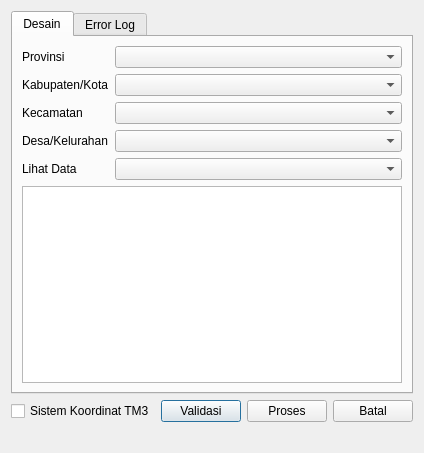
<?xml version="1.0" encoding="UTF-8"?>
<ui version="4.0">
 <class>Dialog</class>
 <widget class="QDialog" name="Dialog">
  <property name="geometry">
   <rect>
    <x>0</x>
    <y>0</y>
    <width>400</width>
    <height>453</height>
   </rect>
  </property>
  <property name="windowTitle">
   <string>Desain Gambar Denah</string>
  </property>
  <layout class="QVBoxLayout" name="verticalLayout_4">
   <item>
    <layout class="QGridLayout" name="gridLayout">
     <item row="0" column="0">
      <widget class="QTabWidget" name="tabWidget">
       <property name="currentIndex">
        <number>0</number>
       </property>
       <widget class="QWidget" name="tab_desain">
        <attribute name="title">
         <string>Desain</string>
        </attribute>
        <layout class="QVBoxLayout" name="verticalLayout_3">
         <item>
          <layout class="QVBoxLayout" name="verticalLayout">
           <item>
            <layout class="QFormLayout" name="formLayout">
             <item row="0" column="0">
              <widget class="QLabel" name="label_provinsi">
               <property name="text">
                <string>Provinsi</string>
               </property>
              </widget>
             </item>
             <item row="0" column="1">
              <widget class="QComboBox" name="cmb_propinsi"/>
             </item>
             <item row="1" column="0">
              <widget class="QLabel" name="label_kabupaten">
               <property name="text">
                <string>Kabupaten/Kota</string>
               </property>
              </widget>
             </item>
             <item row="1" column="1">
              <widget class="QComboBox" name="cmb_kabupaten"/>
             </item>
             <item row="2" column="0">
              <widget class="QLabel" name="label_kecamatan">
               <property name="text">
                <string>Kecamatan</string>
               </property>
              </widget>
             </item>
             <item row="2" column="1">
              <widget class="QComboBox" name="cmb_kecamatan"/>
             </item>
             <item row="3" column="0">
              <widget class="QLabel" name="label_kelurahan">
               <property name="text">
                <string>Desa/Kelurahan</string>
               </property>
              </widget>
             </item>
             <item row="3" column="1">
              <widget class="QComboBox" name="cmb_desa"/>
             </item>
             <item row="4" column="0">
              <widget class="QLabel" name="label_5">
               <property name="text">
                <string>Lihat Data</string>
               </property>
              </widget>
             </item>
             <item row="4" column="1">
              <widget class="QComboBox" name="cmb_lihat_data"/>
             </item>
            </layout>
           </item>
           <item>
            <widget class="QTableWidget" name="dgv_GambarDenah"/>
           </item>
          </layout>
         </item>
        </layout>
       </widget>
       <widget class="QWidget" name="tab_error">
        <attribute name="title">
         <string>Error Log</string>
        </attribute>
        <layout class="QVBoxLayout" name="verticalLayout_2">
         <item>
          <layout class="QGridLayout" name="gridLayout_3">
           <item row="0" column="0">
            <widget class="QTextEdit" name="error_log"/>
           </item>
          </layout>
         </item>
        </layout>
       </widget>
      </widget>
     </item>
    </layout>
   </item>
   <item>
    <layout class="QHBoxLayout" name="horizontalLayout">
     <item>
      <widget class="QCheckBox" name="check_reset_di302">
       <property name="text">
        <string>Sistem Koordinat TM3</string>
       </property>
      </widget>
     </item>
     <item>
      <widget class="QPushButton" name="btn_validasi">
       <property name="text">
        <string>Validasi</string>
       </property>
      </widget>
     </item>
     <item>
      <widget class="QPushButton" name="btn_proses">
       <property name="text">
        <string>Proses</string>
       </property>
      </widget>
     </item>
     <item>
      <widget class="QPushButton" name="btn_batal">
       <property name="text">
        <string>Batal</string>
       </property>
      </widget>
     </item>
    </layout>
   </item>
   <item>
    <layout class="QHBoxLayout" name="horizontalLayout_3">
     <item>
      <widget class="QLabel" name="label_status_l_2">
       <property name="text">
        <string/>
       </property>
      </widget>
     </item>
     <item>
      <widget class="QLabel" name="label_status_r_2">
       <property name="layoutDirection">
        <enum>Qt::LeftToRight</enum>
       </property>
       <property name="text">
        <string/>
       </property>
       <property name="alignment">
        <set>Qt::AlignRight|Qt::AlignTrailing|Qt::AlignVCenter</set>
       </property>
      </widget>
     </item>
    </layout>
   </item>
  </layout>
 </widget>
 <resources/>
 <connections/>
</ui>
